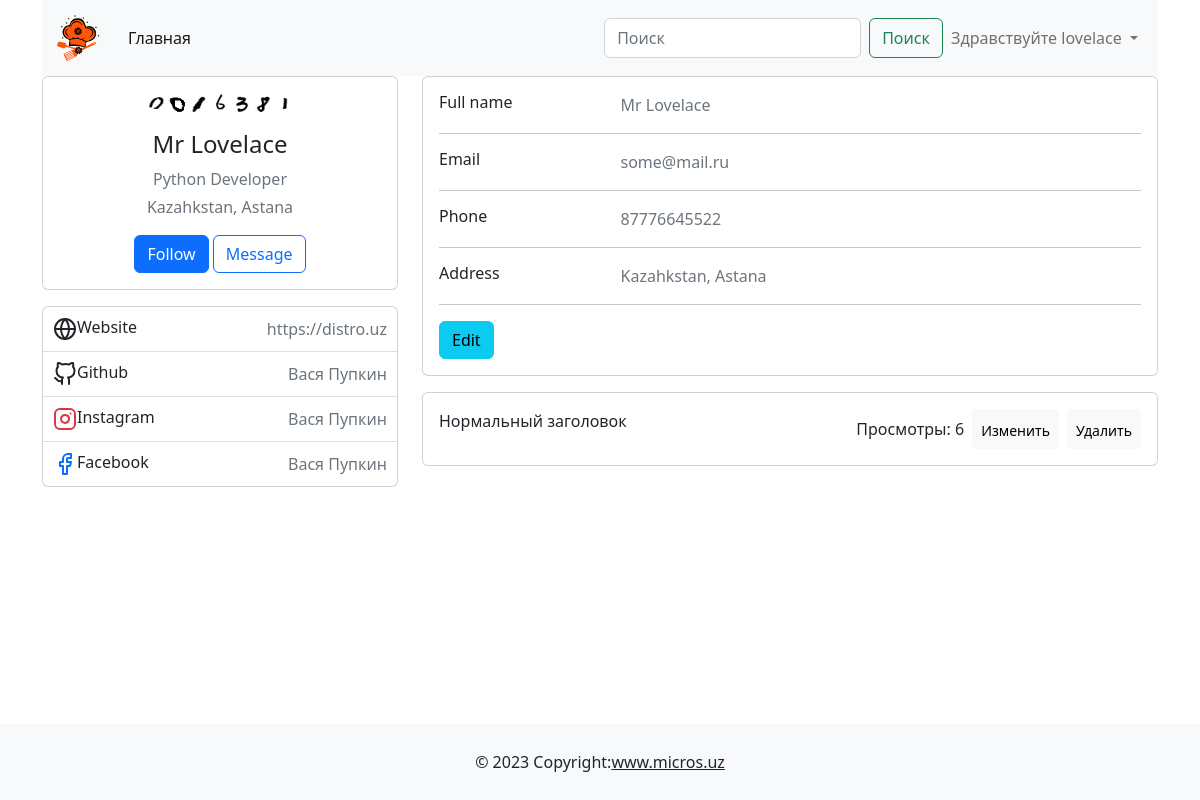
Before: /users/profile/1 (signed in) with the older database file.
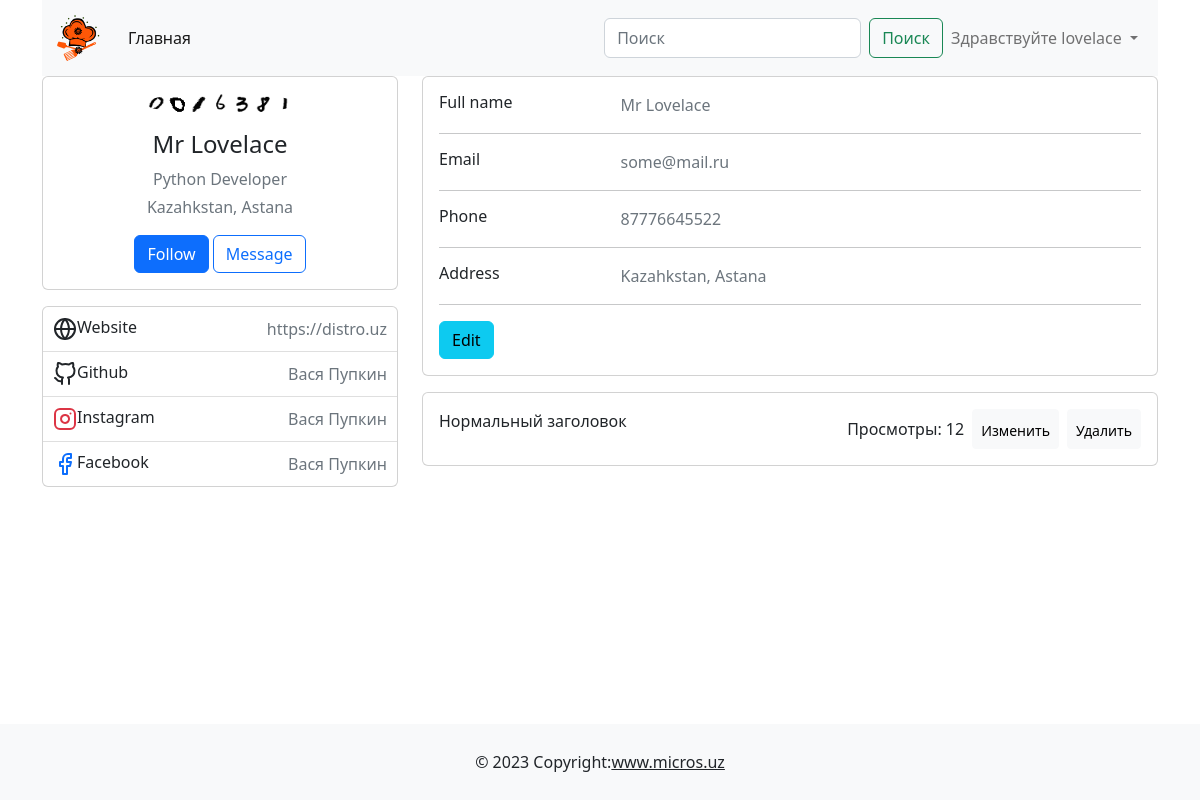
After: the same page with the newer database file.
### main/models.py (models this page shows, shortened)
class Post(models.Model):
    title = models.CharField(max_length=255, unique=True)
    slug = models.SlugField(max_length=255, unique=True)
    photo = models.ImageField(upload_to='photo/%y/%m/%d', blank=True, null=True)
    author = models.ForeignKey(CustomUser, on_delete=models.CASCADE, related_name='author_posts')
    category = models.ForeignKey('Category', on_delete=models.CASCADE, related_name='posts')
    content = models.TextField()
    created_at = models.DateTimeField(auto_now_add=True)
    updated_at = models.DateTimeField(auto_now=True)
    available = models.BooleanField(default=True)
    views = models.PositiveIntegerField(default=0)
    class Meta:
        ordering = ['-created_at']
        verbose_name = 'Post'
        verbose_name_plural = 'Posts'
    def get_absolute_url(self):
        return reverse("main:detail_page", kwargs={"post_slug": self.slug})

### users/views.py (the view)
# urls.py: path('profile/<int:pk>', views.ProfileView.as_view(), name='profile'),
class ProfileView(LoginRequiredMixin, DetailView):
    template_name= 'users/profile.html'
    model = get_user_model()
    def get_context_data(self, **kwargs):
        context = super().get_context_data(**kwargs)
        context["posts_by_author"] = Post.objects.filter(author=self.request.user)
        return context

### main/templatetags/custom_tags.py (called while the page is built)
@register.inclusion_tag('main/messages_tags.html')
def show_messages(messages):
    return {'messages': messages}

### users/models.py (called while the page is built)
    def __str__(self):
        return self.username

    def get_absolute_url(self):
        return reverse("users:profile", kwargs={"pk": self.id})

### users/templates/users/profile.html (shortened to what the changed rows need)
{% extends "base.html" %}
{% load custom_tags %}
        {% block content %}
              <div class="main-body">
                <div class="row gutters-sm">
                  <div class="col-md-8">
                       {% for post in posts_by_author %}
                          <div class="card p-3 mb-2" onclick="window.location.href='{{ post.get_absolute_url }}'" style="cursor: pointer;">
                              <div class="d-flex justify-content-between">
                                  <div class="card-text">{{ post.title }}</div>
                                  <div class="d-flex justify-content-between align-items-center">
                                    <div class="pe-2">Просмотры: {{post.views}}</div>
                                    <div class="d-flex gap-2">
                                        <a href="{% url "main:update_post" post.slug %}" class="btn btn-light btn-sm">
                                             Изменить
                                        </a>
                                        <a href="#" class="btn btn-light btn-sm"
                                            data-bs-toggle="modal"
                                            data-bs-target="#deletePostModal"
                                            data-id="{{ post.id }}"
                                        >
                                             Удалить
                                        </a>
                                    </div>
                                </div>
                              </div>
                          </div>
                       {% endfor %}
                  </div>
                </div>
              </div>
          </div>
        {% endblock content %}

Changed rows visible on the page:
changed Post "Нормальный заголовок": views "6" → "12"
